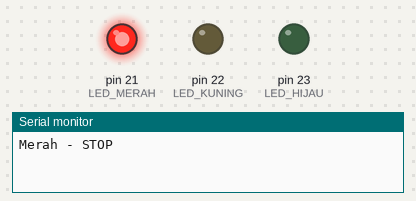
Bench run of a sketch on a simulated Arduino Mega 2560, built with avr-gcc and run on an emulated ATmega2560. Shown: output pins drawn as LEDs (lit = HIGH), the last lines printed to the serial monitor.

Above: at 0.5 s.
At 1.5 s:
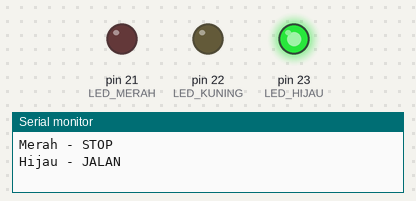
At 5.5 s:
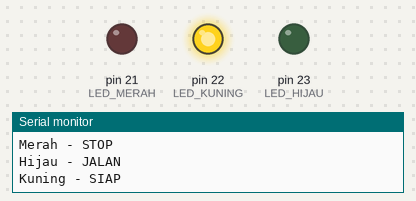
Timing chart, 0 to 6.9 s (numbered marks = the images above):
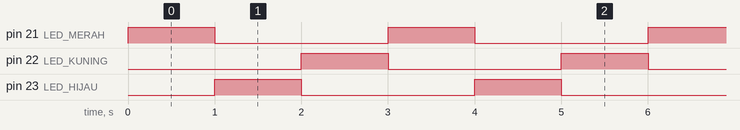

The sketch:

pertemuan4led.ino
```cpp
#define LED_MERAH  21
#define LED_KUNING 22
#define LED_HIJAU  23

void setup() {
  pinMode(LED_MERAH, OUTPUT);
  pinMode(LED_KUNING, OUTPUT);
  pinMode(LED_HIJAU, OUTPUT);
  Serial.begin(115200);
}

void loop() {
  // Lampu Merah
  digitalWrite(LED_MERAH, HIGH);
  digitalWrite(LED_KUNING, LOW);
  digitalWrite(LED_HIJAU, LOW);
  Serial.println("Merah - STOP");
  delay(1000);

  // Lampu Hijau
  digitalWrite(LED_MERAH, LOW);
  digitalWrite(LED_KUNING, LOW);
  digitalWrite(LED_HIJAU, HIGH);
  Serial.println("Hijau - JALAN");
  delay(1000);

  // Lampu Kuning
  digitalWrite(LED_MERAH, LOW);
  digitalWrite(LED_KUNING, HIGH);
  digitalWrite(LED_HIJAU, LOW);
  Serial.println("Kuning - SIAP");
  delay(1000);
}
```

Measured:
- by itself, pin 21 (LED_MERAH), pin 22 (LED_KUNING), pin 23 (LED_HIJAU): alternates HIGH for 1.0 s and LOW for 2.0 s
- by itself, everything shown: repeats every 3.0 s, in 3 steps
